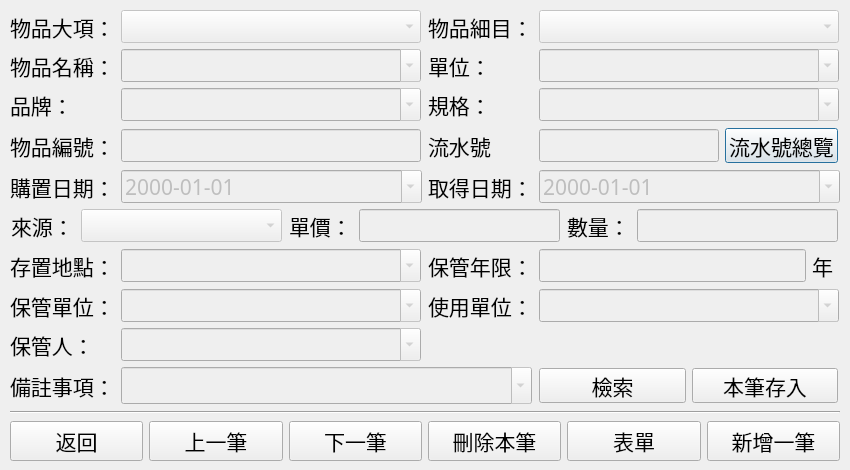
<?xml version="1.0" encoding="UTF-8"?>
<ui version="4.0">
 <class>Dialog</class>
 <widget class="QDialog" name="Dialog">
  <property name="windowModality">
   <enum>Qt::ApplicationModal</enum>
  </property>
  <property name="geometry">
   <rect>
    <x>0</x>
    <y>0</y>
    <width>850</width>
    <height>470</height>
   </rect>
  </property>
  <property name="font">
   <font>
    <family>微軟正黑體</family>
    <pointsize>16</pointsize>
   </font>
  </property>
  <property name="windowTitle">
   <string>入帳</string>
  </property>
  <widget class="QWidget" name="layoutWidget">
   <property name="geometry">
    <rect>
     <x>10</x>
     <y>10</y>
     <width>832</width>
     <height>452</height>
    </rect>
   </property>
   <layout class="QGridLayout" name="gridLayout">
    <item row="0" column="0">
     <widget class="QLabel" name="label_24">
      <property name="minimumSize">
       <size>
        <width>105</width>
        <height>33</height>
       </size>
      </property>
      <property name="maximumSize">
       <size>
        <width>105</width>
        <height>33</height>
       </size>
      </property>
      <property name="text">
       <string>物品大項：</string>
      </property>
     </widget>
    </item>
    <item row="0" column="1">
     <widget class="QComboBox" name="category">
      <property name="enabled">
       <bool>false</bool>
      </property>
      <property name="minimumSize">
       <size>
        <width>300</width>
        <height>33</height>
       </size>
      </property>
      <property name="maximumSize">
       <size>
        <width>300</width>
        <height>33</height>
       </size>
      </property>
      <property name="editable">
       <bool>false</bool>
      </property>
     </widget>
    </item>
    <item row="0" column="2">
     <widget class="QLabel" name="label_25">
      <property name="minimumSize">
       <size>
        <width>105</width>
        <height>33</height>
       </size>
      </property>
      <property name="maximumSize">
       <size>
        <width>105</width>
        <height>33</height>
       </size>
      </property>
      <property name="text">
       <string>物品細目：</string>
      </property>
     </widget>
    </item>
    <item row="0" column="3">
     <widget class="QComboBox" name="subcategory">
      <property name="enabled">
       <bool>false</bool>
      </property>
      <property name="minimumSize">
       <size>
        <width>300</width>
        <height>33</height>
       </size>
      </property>
      <property name="maximumSize">
       <size>
        <width>300</width>
        <height>33</height>
       </size>
      </property>
     </widget>
    </item>
    <item row="1" column="0">
     <widget class="QLabel" name="label_23">
      <property name="minimumSize">
       <size>
        <width>105</width>
        <height>33</height>
       </size>
      </property>
      <property name="maximumSize">
       <size>
        <width>105</width>
        <height>33</height>
       </size>
      </property>
      <property name="text">
       <string>物品名稱：</string>
      </property>
     </widget>
    </item>
    <item row="1" column="1">
     <widget class="QComboBox" name="name">
      <property name="enabled">
       <bool>false</bool>
      </property>
      <property name="minimumSize">
       <size>
        <width>300</width>
        <height>33</height>
       </size>
      </property>
      <property name="maximumSize">
       <size>
        <width>300</width>
        <height>33</height>
       </size>
      </property>
      <property name="editable">
       <bool>true</bool>
      </property>
      <property name="insertPolicy">
       <enum>QComboBox::InsertAtTop</enum>
      </property>
     </widget>
    </item>
    <item row="1" column="2">
     <widget class="QLabel" name="label_22">
      <property name="minimumSize">
       <size>
        <width>105</width>
        <height>33</height>
       </size>
      </property>
      <property name="maximumSize">
       <size>
        <width>105</width>
        <height>33</height>
       </size>
      </property>
      <property name="text">
       <string>單位：</string>
      </property>
     </widget>
    </item>
    <item row="1" column="3">
     <widget class="QComboBox" name="unit">
      <property name="enabled">
       <bool>false</bool>
      </property>
      <property name="minimumSize">
       <size>
        <width>300</width>
        <height>33</height>
       </size>
      </property>
      <property name="maximumSize">
       <size>
        <width>300</width>
        <height>33</height>
       </size>
      </property>
      <property name="editable">
       <bool>true</bool>
      </property>
      <property name="insertPolicy">
       <enum>QComboBox::InsertAtTop</enum>
      </property>
     </widget>
    </item>
    <item row="2" column="0">
     <widget class="QLabel" name="label_27">
      <property name="minimumSize">
       <size>
        <width>105</width>
        <height>33</height>
       </size>
      </property>
      <property name="maximumSize">
       <size>
        <width>105</width>
        <height>33</height>
       </size>
      </property>
      <property name="text">
       <string>品牌：</string>
      </property>
     </widget>
    </item>
    <item row="2" column="1">
     <widget class="QComboBox" name="brand">
      <property name="enabled">
       <bool>false</bool>
      </property>
      <property name="minimumSize">
       <size>
        <width>300</width>
        <height>33</height>
       </size>
      </property>
      <property name="maximumSize">
       <size>
        <width>300</width>
        <height>33</height>
       </size>
      </property>
      <property name="editable">
       <bool>true</bool>
      </property>
      <property name="insertPolicy">
       <enum>QComboBox::InsertAtTop</enum>
      </property>
     </widget>
    </item>
    <item row="2" column="2">
     <widget class="QLabel" name="label_26">
      <property name="minimumSize">
       <size>
        <width>105</width>
        <height>33</height>
       </size>
      </property>
      <property name="maximumSize">
       <size>
        <width>105</width>
        <height>33</height>
       </size>
      </property>
      <property name="text">
       <string>規格：</string>
      </property>
     </widget>
    </item>
    <item row="2" column="3">
     <widget class="QComboBox" name="spec">
      <property name="enabled">
       <bool>false</bool>
      </property>
      <property name="minimumSize">
       <size>
        <width>300</width>
        <height>33</height>
       </size>
      </property>
      <property name="maximumSize">
       <size>
        <width>300</width>
        <height>33</height>
       </size>
      </property>
      <property name="editable">
       <bool>true</bool>
      </property>
      <property name="insertPolicy">
       <enum>QComboBox::InsertAtTop</enum>
      </property>
     </widget>
    </item>
    <item row="3" column="0">
     <widget class="QLabel" name="label_28">
      <property name="minimumSize">
       <size>
        <width>105</width>
        <height>37</height>
       </size>
      </property>
      <property name="maximumSize">
       <size>
        <width>105</width>
        <height>37</height>
       </size>
      </property>
      <property name="text">
       <string>物品編號：</string>
      </property>
     </widget>
    </item>
    <item row="3" column="1">
     <widget class="QLineEdit" name="object_ID">
      <property name="enabled">
       <bool>false</bool>
      </property>
      <property name="minimumSize">
       <size>
        <width>300</width>
        <height>33</height>
       </size>
      </property>
      <property name="maximumSize">
       <size>
        <width>300</width>
        <height>33</height>
       </size>
      </property>
      <property name="readOnly">
       <bool>true</bool>
      </property>
     </widget>
    </item>
    <item row="3" column="2">
     <widget class="QLabel" name="label_29">
      <property name="minimumSize">
       <size>
        <width>105</width>
        <height>37</height>
       </size>
      </property>
      <property name="maximumSize">
       <size>
        <width>105</width>
        <height>37</height>
       </size>
      </property>
      <property name="text">
       <string>流水號</string>
      </property>
     </widget>
    </item>
    <item row="3" column="3">
     <layout class="QHBoxLayout" name="horizontalLayout_8">
      <item>
       <widget class="QLineEdit" name="serial_ID">
        <property name="enabled">
         <bool>false</bool>
        </property>
        <property name="minimumSize">
         <size>
          <width>180</width>
          <height>33</height>
         </size>
        </property>
        <property name="maximumSize">
         <size>
          <width>180</width>
          <height>33</height>
         </size>
        </property>
        <property name="readOnly">
         <bool>true</bool>
        </property>
       </widget>
      </item>
      <item>
       <widget class="QPushButton" name="lookupSerialBtn">
        <property name="minimumSize">
         <size>
          <width>113</width>
          <height>35</height>
         </size>
        </property>
        <property name="maximumSize">
         <size>
          <width>113</width>
          <height>35</height>
         </size>
        </property>
        <property name="text">
         <string>流水號總覽</string>
        </property>
       </widget>
      </item>
     </layout>
    </item>
    <item row="4" column="0">
     <widget class="QLabel" name="label_30">
      <property name="minimumSize">
       <size>
        <width>105</width>
        <height>33</height>
       </size>
      </property>
      <property name="maximumSize">
       <size>
        <width>105</width>
        <height>33</height>
       </size>
      </property>
      <property name="text">
       <string>購置日期：</string>
      </property>
     </widget>
    </item>
    <item row="4" column="1">
     <widget class="QDateEdit" name="purchase_date">
      <property name="enabled">
       <bool>false</bool>
      </property>
      <property name="minimumSize">
       <size>
        <width>301</width>
        <height>33</height>
       </size>
      </property>
      <property name="maximumSize">
       <size>
        <width>301</width>
        <height>33</height>
       </size>
      </property>
      <property name="displayFormat">
       <string>yyyy-MM-dd</string>
      </property>
      <property name="calendarPopup">
       <bool>true</bool>
      </property>
     </widget>
    </item>
    <item row="4" column="2">
     <widget class="QLabel" name="label_31">
      <property name="minimumSize">
       <size>
        <width>105</width>
        <height>33</height>
       </size>
      </property>
      <property name="maximumSize">
       <size>
        <width>105</width>
        <height>33</height>
       </size>
      </property>
      <property name="text">
       <string>取得日期：</string>
      </property>
     </widget>
    </item>
    <item row="4" column="3">
     <widget class="QDateEdit" name="acquire_date">
      <property name="enabled">
       <bool>false</bool>
      </property>
      <property name="minimumSize">
       <size>
        <width>301</width>
        <height>33</height>
       </size>
      </property>
      <property name="maximumSize">
       <size>
        <width>301</width>
        <height>33</height>
       </size>
      </property>
      <property name="displayFormat">
       <string>yyyy-MM-dd</string>
      </property>
      <property name="calendarPopup">
       <bool>true</bool>
      </property>
     </widget>
    </item>
    <item row="5" column="0" colspan="4">
     <layout class="QHBoxLayout" name="horizontalLayout">
      <item>
       <widget class="QLabel" name="label_32">
        <property name="minimumSize">
         <size>
          <width>63</width>
          <height>27</height>
         </size>
        </property>
        <property name="maximumSize">
         <size>
          <width>63</width>
          <height>27</height>
         </size>
        </property>
        <property name="text">
         <string>來源：</string>
        </property>
       </widget>
      </item>
      <item>
       <widget class="QComboBox" name="source">
        <property name="enabled">
         <bool>false</bool>
        </property>
        <property name="minimumSize">
         <size>
          <width>201</width>
          <height>33</height>
         </size>
        </property>
        <property name="maximumSize">
         <size>
          <width>201</width>
          <height>33</height>
         </size>
        </property>
        <property name="editable">
         <bool>false</bool>
        </property>
        <property name="insertPolicy">
         <enum>QComboBox::InsertAtTop</enum>
        </property>
       </widget>
      </item>
      <item>
       <widget class="QLabel" name="label_33">
        <property name="minimumSize">
         <size>
          <width>63</width>
          <height>27</height>
         </size>
        </property>
        <property name="maximumSize">
         <size>
          <width>63</width>
          <height>27</height>
         </size>
        </property>
        <property name="text">
         <string>單價：</string>
        </property>
       </widget>
      </item>
      <item>
       <widget class="QLineEdit" name="price">
        <property name="enabled">
         <bool>false</bool>
        </property>
        <property name="minimumSize">
         <size>
          <width>201</width>
          <height>33</height>
         </size>
        </property>
        <property name="maximumSize">
         <size>
          <width>201</width>
          <height>33</height>
         </size>
        </property>
       </widget>
      </item>
      <item>
       <widget class="QLabel" name="label_34">
        <property name="minimumSize">
         <size>
          <width>63</width>
          <height>27</height>
         </size>
        </property>
        <property name="maximumSize">
         <size>
          <width>63</width>
          <height>27</height>
         </size>
        </property>
        <property name="text">
         <string>數量：</string>
        </property>
       </widget>
      </item>
      <item>
       <widget class="QLineEdit" name="amount">
        <property name="enabled">
         <bool>false</bool>
        </property>
        <property name="minimumSize">
         <size>
          <width>201</width>
          <height>33</height>
         </size>
        </property>
        <property name="maximumSize">
         <size>
          <width>201</width>
          <height>33</height>
         </size>
        </property>
       </widget>
      </item>
     </layout>
    </item>
    <item row="6" column="0">
     <widget class="QLabel" name="label_37">
      <property name="minimumSize">
       <size>
        <width>105</width>
        <height>35</height>
       </size>
      </property>
      <property name="maximumSize">
       <size>
        <width>105</width>
        <height>35</height>
       </size>
      </property>
      <property name="text">
       <string>存置地點：</string>
      </property>
     </widget>
    </item>
    <item row="6" column="1">
     <widget class="QComboBox" name="place">
      <property name="enabled">
       <bool>false</bool>
      </property>
      <property name="minimumSize">
       <size>
        <width>300</width>
        <height>33</height>
       </size>
      </property>
      <property name="maximumSize">
       <size>
        <width>300</width>
        <height>33</height>
       </size>
      </property>
      <property name="editable">
       <bool>true</bool>
      </property>
      <property name="insertPolicy">
       <enum>QComboBox::InsertAtTop</enum>
      </property>
     </widget>
    </item>
    <item row="6" column="2">
     <widget class="QLabel" name="label_36">
      <property name="minimumSize">
       <size>
        <width>105</width>
        <height>35</height>
       </size>
      </property>
      <property name="maximumSize">
       <size>
        <width>105</width>
        <height>35</height>
       </size>
      </property>
      <property name="text">
       <string>保管年限：</string>
      </property>
     </widget>
    </item>
    <item row="6" column="3">
     <layout class="QHBoxLayout" name="horizontalLayout_5">
      <item>
       <widget class="QLineEdit" name="keep_year">
        <property name="enabled">
         <bool>false</bool>
        </property>
        <property name="minimumSize">
         <size>
          <width>267</width>
          <height>33</height>
         </size>
        </property>
        <property name="maximumSize">
         <size>
          <width>267</width>
          <height>33</height>
         </size>
        </property>
       </widget>
      </item>
      <item>
       <widget class="QLabel" name="label_21">
        <property name="minimumSize">
         <size>
          <width>26</width>
          <height>33</height>
         </size>
        </property>
        <property name="maximumSize">
         <size>
          <width>26</width>
          <height>33</height>
         </size>
        </property>
        <property name="text">
         <string>年 </string>
        </property>
       </widget>
      </item>
     </layout>
    </item>
    <item row="7" column="0">
     <widget class="QLabel" name="label_38">
      <property name="minimumSize">
       <size>
        <width>105</width>
        <height>33</height>
       </size>
      </property>
      <property name="maximumSize">
       <size>
        <width>105</width>
        <height>33</height>
       </size>
      </property>
      <property name="text">
       <string>保管單位：</string>
      </property>
     </widget>
    </item>
    <item row="7" column="1">
     <widget class="QComboBox" name="keep_department">
      <property name="enabled">
       <bool>false</bool>
      </property>
      <property name="minimumSize">
       <size>
        <width>300</width>
        <height>33</height>
       </size>
      </property>
      <property name="maximumSize">
       <size>
        <width>300</width>
        <height>33</height>
       </size>
      </property>
      <property name="editable">
       <bool>true</bool>
      </property>
      <property name="insertPolicy">
       <enum>QComboBox::InsertAtTop</enum>
      </property>
     </widget>
    </item>
    <item row="7" column="2">
     <widget class="QLabel" name="label_35">
      <property name="minimumSize">
       <size>
        <width>105</width>
        <height>33</height>
       </size>
      </property>
      <property name="maximumSize">
       <size>
        <width>105</width>
        <height>33</height>
       </size>
      </property>
      <property name="text">
       <string>使用單位：</string>
      </property>
     </widget>
    </item>
    <item row="7" column="3">
     <widget class="QComboBox" name="use_department">
      <property name="enabled">
       <bool>false</bool>
      </property>
      <property name="minimumSize">
       <size>
        <width>300</width>
        <height>33</height>
       </size>
      </property>
      <property name="maximumSize">
       <size>
        <width>300</width>
        <height>33</height>
       </size>
      </property>
      <property name="editable">
       <bool>true</bool>
      </property>
      <property name="insertPolicy">
       <enum>QComboBox::InsertAtTop</enum>
      </property>
     </widget>
    </item>
    <item row="8" column="0">
     <widget class="QLabel" name="label_39">
      <property name="minimumSize">
       <size>
        <width>105</width>
        <height>33</height>
       </size>
      </property>
      <property name="maximumSize">
       <size>
        <width>105</width>
        <height>33</height>
       </size>
      </property>
      <property name="text">
       <string>保管人：    </string>
      </property>
     </widget>
    </item>
    <item row="8" column="1">
     <widget class="QComboBox" name="keeper">
      <property name="enabled">
       <bool>false</bool>
      </property>
      <property name="minimumSize">
       <size>
        <width>300</width>
        <height>33</height>
       </size>
      </property>
      <property name="maximumSize">
       <size>
        <width>300</width>
        <height>33</height>
       </size>
      </property>
      <property name="editable">
       <bool>true</bool>
      </property>
      <property name="insertPolicy">
       <enum>QComboBox::InsertAtTop</enum>
      </property>
     </widget>
    </item>
    <item row="9" column="0">
     <widget class="QLabel" name="label_40">
      <property name="minimumSize">
       <size>
        <width>105</width>
        <height>37</height>
       </size>
      </property>
      <property name="maximumSize">
       <size>
        <width>105</width>
        <height>37</height>
       </size>
      </property>
      <property name="text">
       <string>備註事項：</string>
      </property>
     </widget>
    </item>
    <item row="9" column="1" colspan="2">
     <widget class="QComboBox" name="remark">
      <property name="enabled">
       <bool>false</bool>
      </property>
      <property name="sizePolicy">
       <sizepolicy hsizetype="Preferred" vsizetype="Preferred">
        <horstretch>0</horstretch>
        <verstretch>0</verstretch>
       </sizepolicy>
      </property>
      <property name="minimumSize">
       <size>
        <width>411</width>
        <height>37</height>
       </size>
      </property>
      <property name="maximumSize">
       <size>
        <width>411</width>
        <height>37</height>
       </size>
      </property>
      <property name="editable">
       <bool>true</bool>
      </property>
      <property name="insertPolicy">
       <enum>QComboBox::InsertAtTop</enum>
      </property>
     </widget>
    </item>
    <item row="9" column="3">
     <layout class="QHBoxLayout" name="horizontalLayout_6">
      <item>
       <widget class="QPushButton" name="searchBtn">
        <property name="minimumSize">
         <size>
          <width>147</width>
          <height>35</height>
         </size>
        </property>
        <property name="maximumSize">
         <size>
          <width>147</width>
          <height>35</height>
         </size>
        </property>
        <property name="text">
         <string>檢索</string>
        </property>
       </widget>
      </item>
      <item>
       <widget class="QPushButton" name="saveBtn">
        <property name="minimumSize">
         <size>
          <width>146</width>
          <height>35</height>
         </size>
        </property>
        <property name="maximumSize">
         <size>
          <width>146</width>
          <height>35</height>
         </size>
        </property>
        <property name="text">
         <string>本筆存入</string>
        </property>
       </widget>
      </item>
     </layout>
    </item>
    <item row="10" column="0" colspan="4">
     <widget class="Line" name="line_2">
      <property name="minimumSize">
       <size>
        <width>0</width>
        <height>5</height>
       </size>
      </property>
      <property name="orientation">
       <enum>Qt::Horizontal</enum>
      </property>
     </widget>
    </item>
    <item row="11" column="0" colspan="4">
     <layout class="QHBoxLayout" name="horizontalLayout_7">
      <item>
       <widget class="QPushButton" name="returnBtn">
        <property name="text">
         <string>返回</string>
        </property>
       </widget>
      </item>
      <item>
       <widget class="QPushButton" name="getPreviousBtn">
        <property name="text">
         <string>上一筆</string>
        </property>
       </widget>
      </item>
      <item>
       <widget class="QPushButton" name="getNextBtn">
        <property name="text">
         <string>下一筆</string>
        </property>
       </widget>
      </item>
      <item>
       <widget class="QPushButton" name="deleteBtn">
        <property name="text">
         <string>刪除本筆</string>
        </property>
       </widget>
      </item>
      <item>
       <widget class="QPushButton" name="formBtn">
        <property name="text">
         <string>表單</string>
        </property>
       </widget>
      </item>
      <item>
       <widget class="QPushButton" name="createBtn">
        <property name="text">
         <string>新增一筆</string>
        </property>
       </widget>
      </item>
     </layout>
    </item>
   </layout>
  </widget>
 </widget>
 <resources/>
 <connections/>
</ui>
